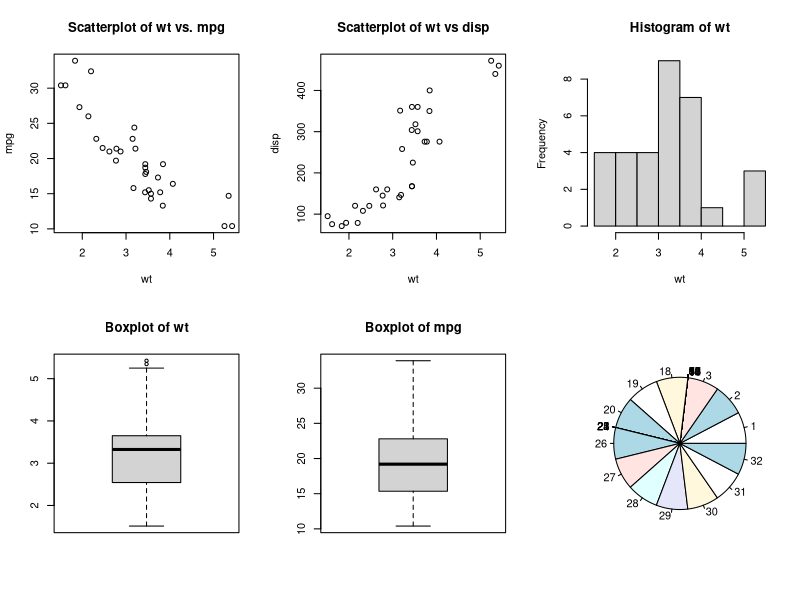
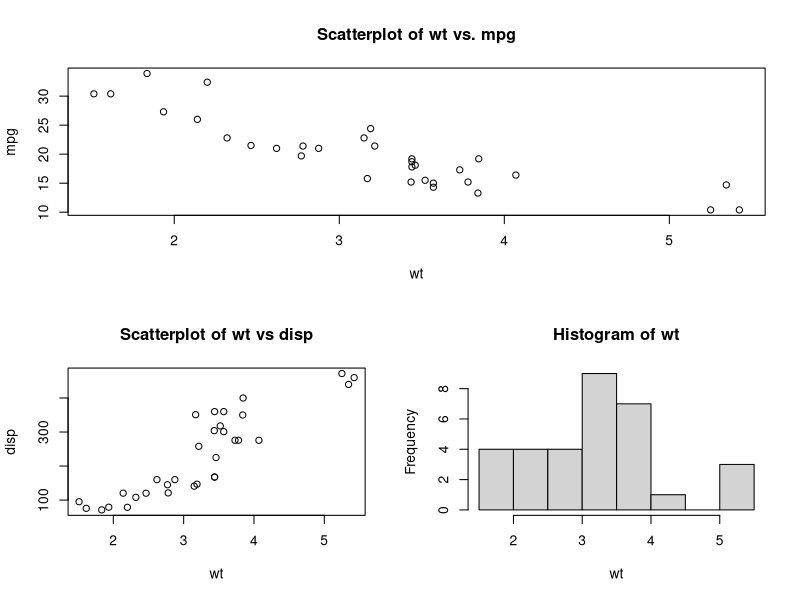

Write R code to recreate these figures, in order.

attach(mtcars)
View(mtcars)
#4 figures arranged in 2 rows and 3 columns
par(mfrow = c(2, 3))

plot(wt, mpg, main = "Scatterplot of wt vs. mpg")
plot(wt, disp, main = "Scatterplot of wt vs disp")
hist(wt, main = "Histogram of wt")
boxplot(wt, main = "Boxplot of wt")
boxplot(mpg, main = "Boxplot of mpg")
pie(am)


layout(matrix(c(1, 1, 2, 3), 2, 2, byrow = TRUE))
plot(wt, mpg, main = "Scatterplot of wt vs. mpg")
plot(wt, disp, main = "Scatterplot of wt vs disp")
hist(wt, main = "Histogram of wt")